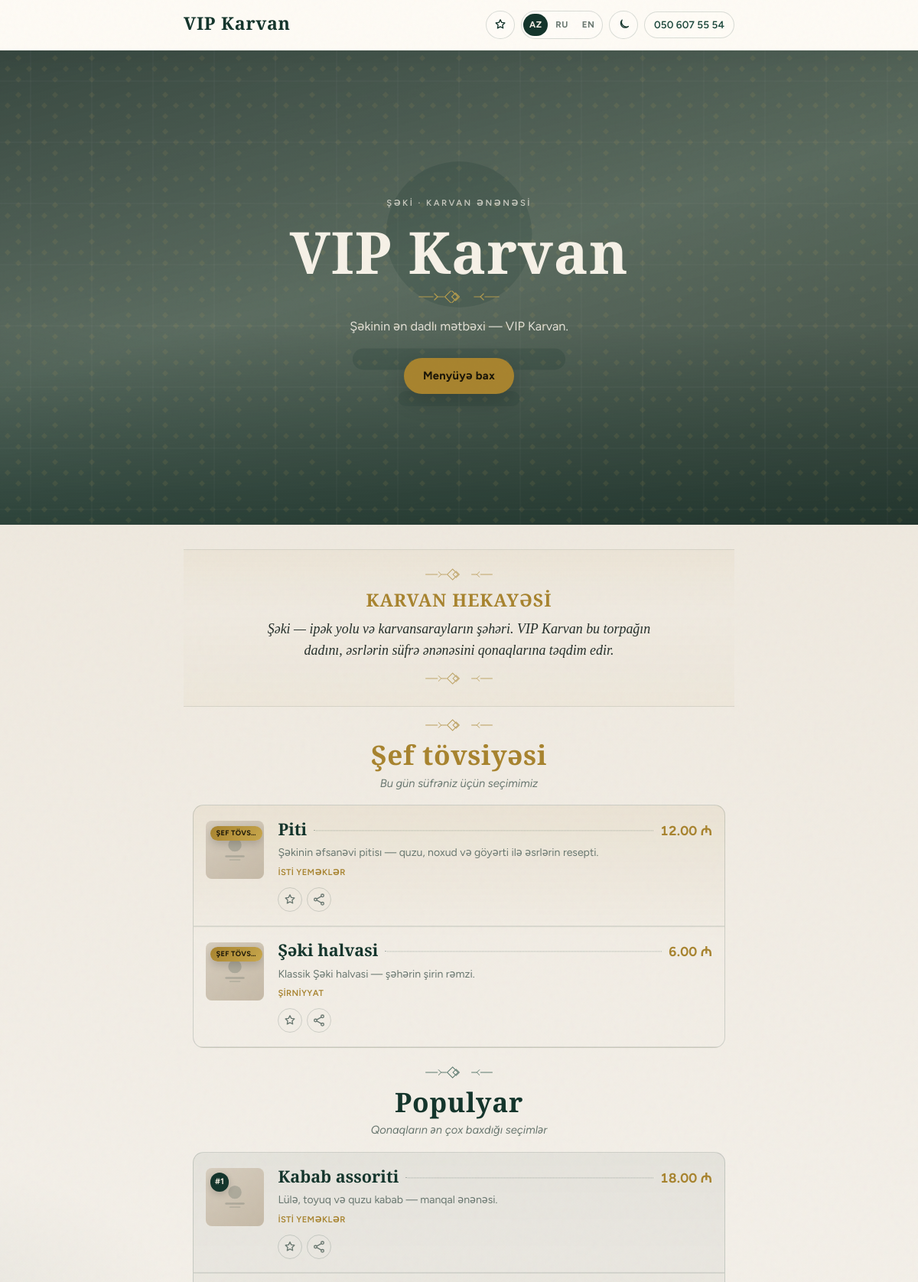
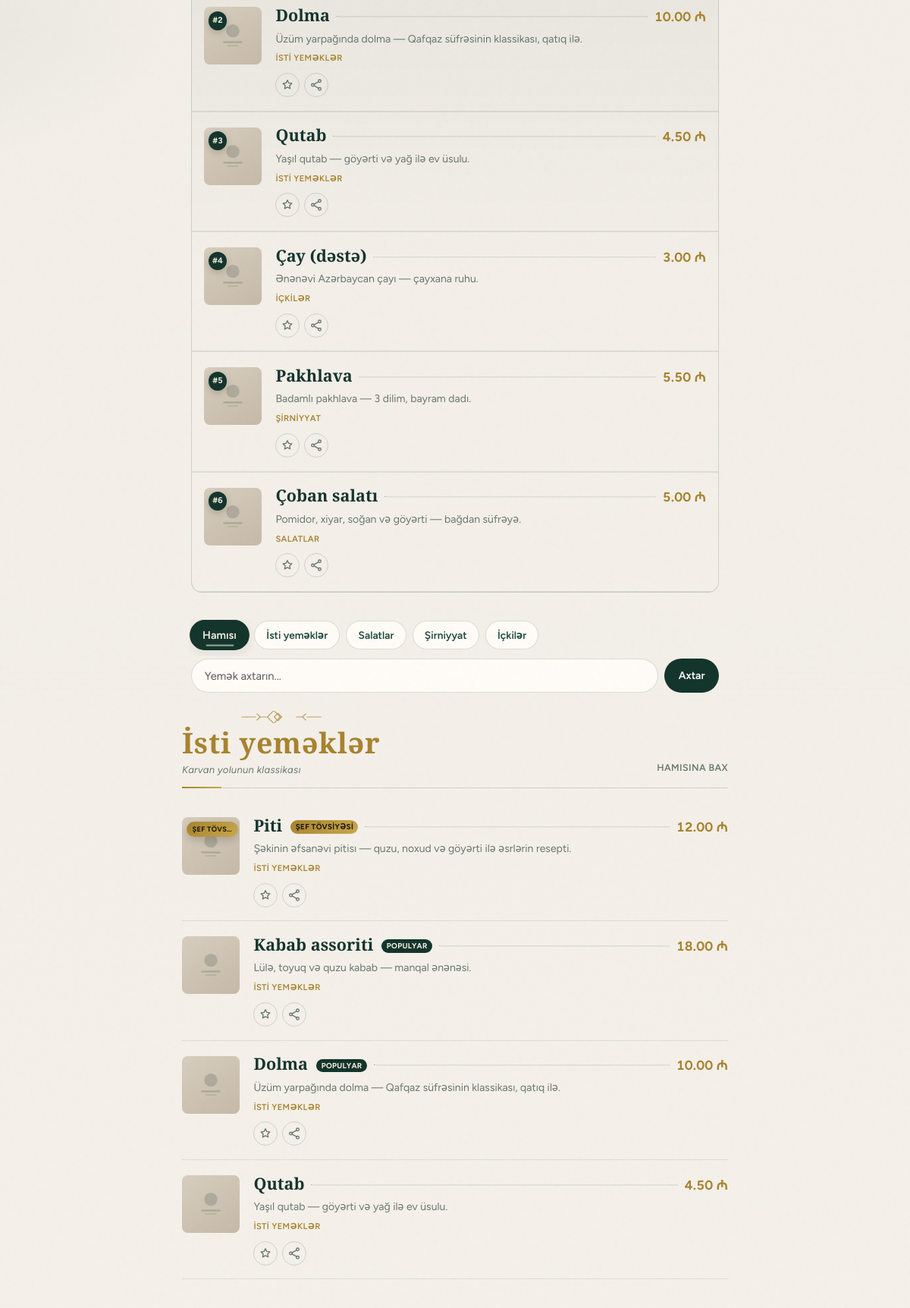
Screenshot of /public/ (upper part) with the database file from the repository (2 pictures, top to bottom).
### tables this page shows
CREATE TABLE `products` (
  `id` INT UNSIGNED NOT NULL AUTO_INCREMENT,
  `category_id` INT UNSIGNED NOT NULL,
  `name` VARCHAR(160) NOT NULL,
  `name_ru` VARCHAR(160) DEFAULT NULL,
  `name_en` VARCHAR(160) DEFAULT NULL,
  `description` TEXT DEFAULT NULL,
  `description_ru` TEXT DEFAULT NULL,
  `description_en` TEXT DEFAULT NULL,
  `price` DECIMAL(10,2) NOT NULL DEFAULT 0.00,
  `image` VARCHAR(255) DEFAULT NULL,
  `sort_order` INT NOT NULL DEFAULT 0,
  `is_active` TINYINT(1) NOT NULL DEFAULT 1,
  `is_available` TINYINT(1) NOT NULL DEFAULT 1,
  `is_featured` TINYINT(1) NOT NULL DEFAULT 0,
  `is_popular` TINYINT(1) NOT NULL DEFAULT 0,
  `view_count` INT UNSIGNED NOT NULL DEFAULT 0,
  `created_at` TIMESTAMP NOT NULL DEFAULT CURRENT_TIMESTAMP,
  `updated_at` TIMESTAMP NOT NULL DEFAULT CURRENT_TIMESTAMP ON UPDATE CURRENT_TIMESTAMP,
  PRIMARY KEY (`id`),
  KEY `idx_products_category` (`category_id`),
  KEY `idx_products_active_sort` (`is_active`, `sort_order`),
  KEY `idx_products_featured` (`is_featured`, `is_active`),
  KEY `idx_products_popular` (`is_popular`, `view_count`, `is_active`),
  CONSTRAINT `fk_products_category`
    FOREIGN KEY (`category_id`) REFERENCES `categories` (`id`)
    ON DELETE CASCADE ON UPDATE CASCADE
);

CREATE TABLE `categories` (
  `id` INT UNSIGNED NOT NULL AUTO_INCREMENT,
  `name` VARCHAR(120) NOT NULL,
  `name_ru` VARCHAR(120) DEFAULT NULL,
  `name_en` VARCHAR(120) DEFAULT NULL,
  `slug` VARCHAR(140) NOT NULL,
  `image` VARCHAR(255) DEFAULT NULL,
  `sort_order` INT NOT NULL DEFAULT 0,
  `is_active` TINYINT(1) NOT NULL DEFAULT 1,
  `created_at` TIMESTAMP NOT NULL DEFAULT CURRENT_TIMESTAMP,
  `updated_at` TIMESTAMP NOT NULL DEFAULT CURRENT_TIMESTAMP ON UPDATE CURRENT_TIMESTAMP,
  PRIMARY KEY (`id`),
  UNIQUE KEY `uq_categories_slug` (`slug`),
  KEY `idx_categories_active_sort` (`is_active`, `sort_order`)
);

### app/Views/menu/_product_card.php (the view, shortened to what the rows shown need)
<article class="product-item <?= empty($product['is_available']) ? 'is-unavailable' : '' ?> <?= !empty($product['is_featured']) || !empty($forceFeaturedBadge) ? 'is-featured' : '' ?> <?= !empty($product['is_popular']) || !empty($forcePopularBadge) ? 'is-popular' : '' ?>"
         <?= empty($skipProductAnchor) ? 'id="p-' . (int) ($product['id'] ?? 0) . '"' : '' ?>
         data-product-id="<?= (int) ($product['id'] ?? 0) ?>"
         data-product-name="<?= e(localized($product, 'name')) ?>"
         data-product-price="<?= e(money_azn($product['price'])) ?>">
    <div class="product-media">
        <?php if (!empty($popularRank)): ?>
            <span class="popular-rank" aria-hidden="true"><?= e(__('popular.rank', ['n' => (string) $popularRank])) ?></span>
        <?php endif; ?>
        <img src="<?= e(upload_url($product['image'] ?? null)) ?>"
             alt="<?= e(localized($product, 'name')) ?>"
             width="176"
             height="176"
             loading="lazy"
             decoding="async">
        <?php if (!empty($product['is_featured']) || !empty($forceFeaturedBadge)): ?>
            <span class="chef-badge"><?= e(__('featured.badge')) ?></span>
        <?php endif; ?>
    </div>
    <div class="product-body">
        <div class="product-row">
            <h3 class="product-name">
                <?= e(localized($product, 'name')) ?>
                <?php if (!empty($product['is_featured']) && empty($forceFeaturedBadge)): ?>
                    <span class="chef-pill"><?= e(__('featured.badge')) ?></span>
                <?php elseif (!empty($product['is_popular']) && empty($forcePopularBadge) && empty($forceFeaturedBadge)): ?>
                    <span class="popular-pill"><?= e(__('popular.badge')) ?></span>
                <?php endif; ?>
            </h3>
            <span class="product-dots" aria-hidden="true"></span>
            <span class="product-price"><?= e(money_azn($product['price'])) ?></span>
        </div>
        <?php
        $desc = localized($product, 'description');
        if ($desc !== ''):
        ?>
            <p class="product-desc"><?= e($desc) ?></p>
        <?php endif; ?>
        <?php if (!empty($showCategoryLabel)): ?>
            <?php
            $catForLang = [
                'name' => $product['category_name'] ?? '',
                'name_ru' => $product['category_name_ru'] ?? '',
                'name_en' => $product['category_name_en'] ?? '',
            ];
            ?>
            <span class="product-cat"><?= e(localized($catForLang, 'name')) ?></span>
        <?php endif; ?>
        <div class="product-actions">
            <button type="button"
                    class="product-action product-fav"
                    data-fav-toggle
                    aria-pressed="false"
                    aria-label="<?= e(__('fav.add')) ?>"
                    title="<?= e(__('fav.add')) ?>">
                <svg viewBox="0 0 24 24" width="18" height="18" aria-hidden="true" fill="none" stroke="currentColor" stroke-width="1.8" stroke-linecap="round" stroke-linejoin="round">
                    <path d="M12 3.6l2.4 4.86 5.36.78-3.88 3.78.92 5.34L12 15.9l-4.8 2.52.92-5.34-3.88-3.78 5.36-.78L12 3.6z"/>
                </svg>
            </button>
            <button type="button"
                    class="product-action product-share"
                    data-share-product
                    aria-label="<?= e(__('share.product')) ?>"
                    title="<?= e(__('share.product')) ?>">
                <svg viewBox="0 0 24 24" width="18" height="18" aria-hidden="true" fill="none" stroke="currentColor" stroke-width="1.8" stroke-linecap="round" stroke-linejoin="round">
                    <circle cx="18" cy="5" r="2.4"/>
                    <circle cx="6" cy="12" r="2.4"/>
                    <circle cx="18" cy="19" r="2.4"/>
                    <path d="M8.2 10.8l7.6-4.4M8.2 13.2l7.6 4.4"/>
                </svg>
            </button>
        </div>
    </div>
</article>

### app/Views/home/index.php (shortened to what the rows shown need)
<?php
$heroVideo = hero_video_url($settings);
$hasHeroVideo = $heroVideo !== null;
?>
<section class="hero hero--heritage <?= $hasHeroVideo ? 'hero--video' : 'hero--still' ?>">
    <div class="container hero-inner">
        <h1 class="hero-brand"><?= e($settings['restaurant_name'] ?? 'VIP Karvan') ?></h1>
    </div>
</section>
<section class="heritage-story">
    <div class="container heritage-story-inner">
        <h2 class="heritage-title"><?= e(__('heritage.title')) ?></h2>
    </div>
</section>
<?php if ($search === '' && !empty($featured)): ?>
<section class="featured-section" id="sef-tovsiyesi">
    <div class="container">
        <div class="featured-head">
            <h2><?= e(__('featured.title')) ?></h2>
        </div>
        <div class="featured-list">
            <?php foreach ($featured as $product): ?>
                <?php
                require dirname(__DIR__) . '/menu/_product_card.php';
                ?>
            <?php endforeach; ?>
        </div>
    </div>
</section>
<?php endif; ?>
<?php if ($search === '' && !empty($popular)): ?>
<section class="popular-section" id="populyar">
    <div class="container">
        <div class="popular-head">
            <h2><?= e(__('popular.title')) ?></h2>
        </div>
        <div class="popular-list">
            <?php
            $rank = 0;
            foreach ($popular as $product):
                $rank++;
                $popularRank = $rank;
                require dirname(__DIR__) . '/menu/_product_card.php';
            endforeach;
            ?>
        </div>
    </div>
</section>
<?php endif; ?>
<div class="filter-bar" id="menyü">
    <div class="container">
        <?php if (!empty($categories)): ?>
            <div class="category-rail" role="navigation" aria-label="<?= e(__('nav.menu')) ?>">
                <?php if ($search !== ''): ?>
                    <a class="cat-chip" href="<?= e(url()) ?>"><?= e(__('nav.all')) ?></a>
                    <?php foreach ($categories as $cat): ?>
                        <a class="cat-chip" href="<?= e(url('menu/' . $cat['slug'])) ?>"><?= e(localized($cat, 'name')) ?></a>
                    <?php endforeach; ?>
                <?php else: ?>
                    <a class="cat-chip is-active" href="#menyü" data-soft-scroll><?= e(__('nav.all')) ?></a>
                    <?php foreach ($categories as $cat): ?>
                        <a class="cat-chip"
                           href="#cat-<?= e($cat['slug']) ?>"
                           data-soft-scroll><?= e(localized($cat, 'name')) ?></a>
                    <?php endforeach; ?>
                <?php endif; ?>
            </div>
        <?php endif; ?>
    </div>
</div>
<section class="container section-block">
    <?php if ($search !== ''): ?>
        <div class="section-head">
            <h2><?= e(__('search.results')) ?></h2>
            <p><?= e(__('search.count', ['count' => (string) count($products), 'q' => $search])) ?></p>
        </div>
        <?php if (empty($products)): ?>
            <div class="empty-state"><p><?= e(__('search.empty')) ?></p></div>
        <?php else: ?>
            <div class="product-list">
                <?php
                $showCategoryLabel = true;
                foreach ($products as $product):
                    require dirname(__DIR__) . '/menu/_product_card.php';
                endforeach;
                ?>
            </div>
        <?php endif; ?>
    <?php elseif (empty($categories)): ?>
        <div class="empty-state"><p><?= e(__('empty.categories')) ?></p></div>
    <?php else: ?>
        <?php
        $grouped = [];
        foreach ($products as $product) {
            $cid = (int) $product['category_id'];
            $grouped[$cid][] = $product;
        }
        ?>
        <?php foreach ($categories as $cat): ?>
            <?php
            $cid = (int) $cat['id'];
            $items = $grouped[$cid] ?? [];
            $introKey = 'intro.' . $cat['slug'];
            $intro = __($introKey);
            ?>
            <div class="menu-group" id="cat-<?= e($cat['slug']) ?>">
                <div class="menu-group-title">
                    <div class="menu-group-heading">
                        <h2><?= e(localized($cat, 'name')) ?></h2>
                        <?php if ($intro !== null): ?>
                            <p class="menu-group-intro"><?= e($intro) ?></p>
                        <?php endif; ?>
                    </div>
                    <a href="<?= e(url('menu/' . $cat['slug'])) ?>"><?= e(__('nav.view_all')) ?></a>
                </div>
                <div class="product-list">
                    <?php foreach ($items as $product): ?>
                        <?php require dirname(__DIR__) . '/menu/_product_card.php'; ?>
                    <?php endforeach; ?>
                </div>
            </div>
        <?php endforeach; ?>
    <?php endif; ?>
</section>

### rows the page displays
products: name "Piti", price "12.00 ₼", description "Şəkinin əfsanəvi pitisı — quzu, noxud və göyərti ilə əsrlərin resepti.", catForLang "İSTI YEMƏKLƏR"
products: name "Şəki halvasi", price "6.00 ₼", description "Klassik Şəki halvasi — şəhərin şirin rəmzi.", catForLang "ŞIRNIYYAT"
products: n "#1", name "Kabab assoriti", price "18.00 ₼", description "Lülə, toyuq və quzu kabab — manqal ənənəsi.", catForLang "İSTI YEMƏKLƏR"
products: n "#2", name "Dolma", price "10.00 ₼", description "Üzüm yarpağında dolma — Qafqaz süfrəsinin klassikası, qatıq ilə.", catForLang "İSTI YEMƏKLƏR"
products: n "#3", name "Qutab", price "4.50 ₼", description "Yaşıl qutab — göyərti və yağ ilə ev üsulu.", catForLang "İSTI YEMƏKLƏR"
products: n "#4", name "Çay (dəstə)", price "3.00 ₼", description "Ənənəvi Azərbaycan çayı — çayxana ruhu.", catForLang "İÇKILƏR"
products: n "#5", name "Pakhlava", price "5.50 ₼", description "Badamlı pakhlava — 3 dilim, bayram dadı.", catForLang "ŞIRNIYYAT"
products: n "#6", name "Çoban salatı", price "5.00 ₼", description "Pomidor, xiyar, soğan və göyərti — bağdan süfrəyə.", catForLang "SALATLAR"
categories: name "İsti yeməklər", slug "Karvan yolunun klassikası"
categories: name "Salatlar"
categories: name "Şirniyyat"
categories: name "İçkilər"

### other values shown
$settings['restaurant_name'] "VIP Karvan"
$label "AZ"
$label "RU"
$label "EN"
$settings['phone'] "050 607 55 54"
__('hero.kicker') "ŞƏKI · KARVAN ƏNƏNƏSI"
setting_localized($settings, 'about', 'hero.fallback_about') "Şəkinin ən dadlı mətbəxi — VIP Karvan."
__('hero.cta') "Menyüyə bax"
__('heritage.title') "KARVAN HEKAYƏSI"
setting_localized($settings, 'heritage_story', 'heritage.fallback') "Şəki — ipək yolu və karvansarayların şəhəri. VIP Karvan bu torpağın dadını, əsrlərin süfrə ənənəsini qonaqlarına təqdim edir."
__('featured.title') "Şef tövsiyəsi"
__('featured.subtitle') "Bu gün süfrəniz üçün seçimimiz"
__('popular.title') "Populyar"
__('popular.subtitle') "Qonaqların ən çox baxdığı seçimlər"
__('nav.all') "Hamısı"
